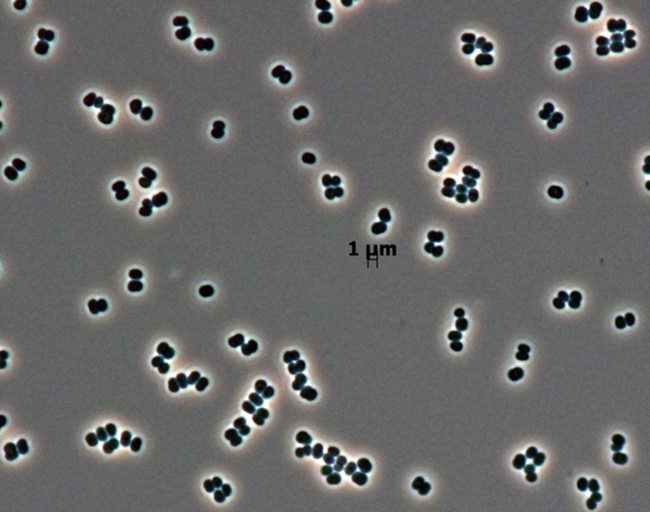
#> input picture segmentation/originals/PIA17369_hires.jpg, 1299 x 1024 px, found by its file name (shown at 1/2 size)
$ jupyter execute examples.ipynb   (shell and % lines are left out)   (older library calls are emulated)
#> lines starting #> are read from the running program, lines starting #| are printed output that depends on the picture; after the words box and inside, x2 and y2 are one past the last pixel; in counts of white or black regions, pixels touching at a corner belong together
# Exemples de segmentation

[cell 1]
from skimage.io import imread, imsave
from skimage.color import rgb2gray
from skimage.segmentation import slic
from skimage.segmentation import mark_boundaries
from skimage import img_as_ubyte
import matplotlib.pyplot as plt
import numpy as np
from sklearn.cluster import KMeans

## Thresholding

[NASA/JPL-Caltech](https://www.jpl.nasa.gov/spaceimages/details.php?id=PIA17369)

Bacterial cells of the recently discovered species Tersicoccus phoenicis, found in only two places: clean rooms in Florida and South America where spacecraft are assembled for launch. The monitoring provides an indication of what species might get into space aboard a spacecraft.

[cell 2]
# Load
f = imread('originals/PIA17369_hires.jpg')
#> f is the input picture: shape (1024, 1299, 3); mean R, G, B 105.4, 105.6, 105.1

# Formatting
f = rgb2gray(f)
#> f: shape (1024, 1299) float64
f = f[0:500, 0:500]
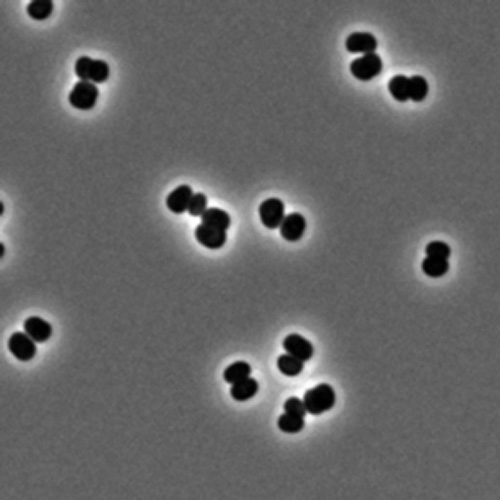
#> f: shape (500, 500) float64; min 0, max 1, mean 0.402
f = img_as_ubyte(f)
print("%s, [%d, %d]" % (f.dtype, f.min(), f.max()))
#| uint8, [0, 255]

# Histogram
plt.hist(f.ravel(), bins=256)
plt.show()
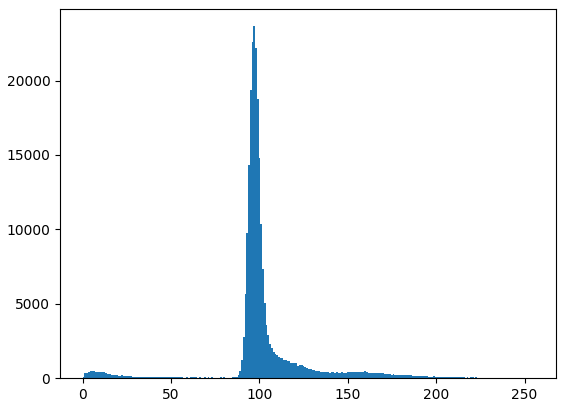
#> figure drawn by matplotlib, 1 panel; tallest bar 23651 high, from x = 96.62 to 97.62

# Threshold
g = (f<50) * 255
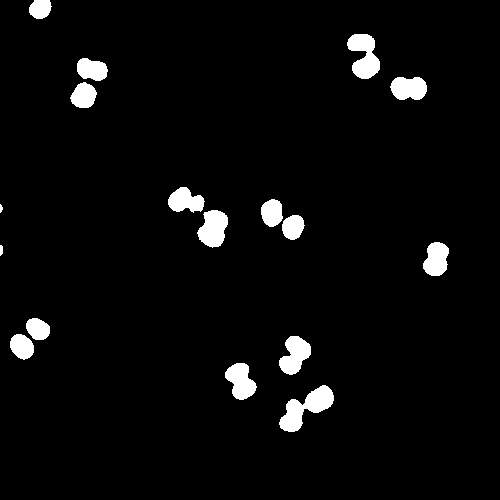
#> g: shape (500, 500) int64; 3.9% white; 17 white regions (1 under 20 px), largest, box (x1, y1, x2, y2) and area: (279, 385, 334, 432) 1169, (347, 34, 380, 79) 951, (197, 210, 228, 248) 830

# Display
fig, (ax1, ax2) = plt.subplots(1,2, figsize=(10,10))
ax1.imshow(f, cmap="gray")
ax1.set_xticks([])
ax1.set_yticks([])
ax2.imshow(g, cmap="gray")
ax2.set_xticks([])
ax2.set_yticks([])
plt.savefig("example-cells.png", bbox_inches="tight")
plt.show()

## K-means

Daisy

[cell 3]
# Load
f = imread('originals/daisy.png')
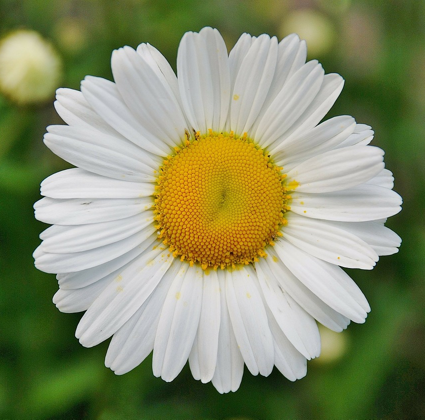
#> input picture segmentation/originals/daisy.png, 425 x 420 px, found by its file name
#> f is the input picture: shape (420, 425, 3); mean R, G, B 135.5, 142.1, 106.4

# Segmentation
# Source: https://scikit-learn.org/stable/auto_examples/cluster/plot_color_quantization.html#sphx-glr-auto-examples-cluster-plot-color-quantization-py
n_colors = 3

# Convert to floats instead of the default 8 bits integer coding. Dividing by
# 255 is important so that plt.imshow behaves works well on float data (need to
# be in the range [0-1])
f = np.array(f, dtype=np.float64) / 255

# Transform to a 2D numpy array
w, h, d = f.shape
#> w = 420; h = 425; d = 3
image_array = np.reshape(f, (w * h, d))

# Fitting model
kmeans = KMeans(n_clusters=n_colors, random_state=0).fit(image_array)

# Get labels
labels = kmeans.predict(image_array)

# Segmentation
codebook = kmeans.cluster_centers_
#> codebook = [[0.661, 0.537, 0.149], [0.772, 0.776, 0.76], [0.202, 0.305, 0.101]]
g = codebook[labels].reshape(w, h, -1)
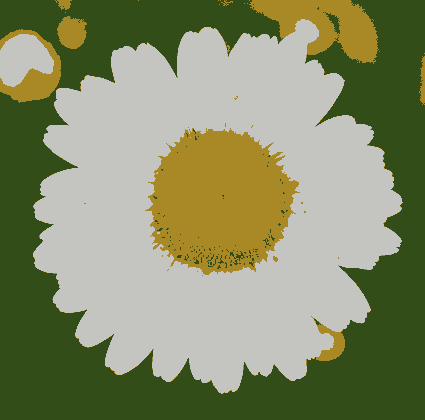
#> g: shape (420, 425, 3) float64; mean of channels 0, 1, 2 0.531, 0.557, 0.417; drawn as R, G, B
g = np.array(g*255, dtype=np.uint8)

# Display
fig, (ax1, ax2) = plt.subplots(1,2, figsize=(10,10))
ax1.imshow(f)
ax1.set_xticks([])
ax1.set_yticks([])
ax2.imshow(g)
ax2.set_xticks([])
ax2.set_yticks([])
plt.savefig("example-daisy.png", bbox_inches="tight")
plt.show()

## Region growing

Huang, Mei-Ling; Ling, Ting-Yu (2020), “Dataset of Breast mammography images with Masses”, Mendeley Data, V1, doi: 10.17632/x7bvzv6cvr.1
https://data.mendeley.com/datasets/x7bvzv6cvr/1

Region growing made with Gimp

[cell 4]
f = imread("example-mammo-img.png")
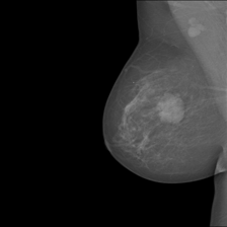
#> input picture segmentation/example-mammo-img.png, 227 x 227 px, found by its file name
#> f is the input picture: shape (227, 227); min 0, max 146, mean 34.4
g = imread("example-mammo-seg.png")
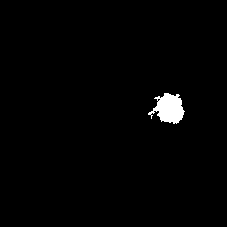
#> input picture segmentation/example-mammo-seg.png, 227 x 227 px, found by its file name
#> g is the input picture: shape (227, 227, 4); mean R, G, B, A 3.5, 3.5, 3.5, 255

# Display
fig, (ax1, ax2) = plt.subplots(1,2, figsize=(10,10))
ax1.imshow(f, cmap="gray")
ax1.set_xticks([])
ax1.set_yticks([])
ax2.imshow(g, cmap="gray")
ax2.set_xticks([])
ax2.set_yticks([])
plt.savefig("example-mammo.png", bbox_inches="tight")
plt.show()

## SLIC

ICube/Sertit

Image de la thèse de Tran Thanh Ngo.

[cell 5]
# Load
f = imread("originals/fiche16u_1.tif")
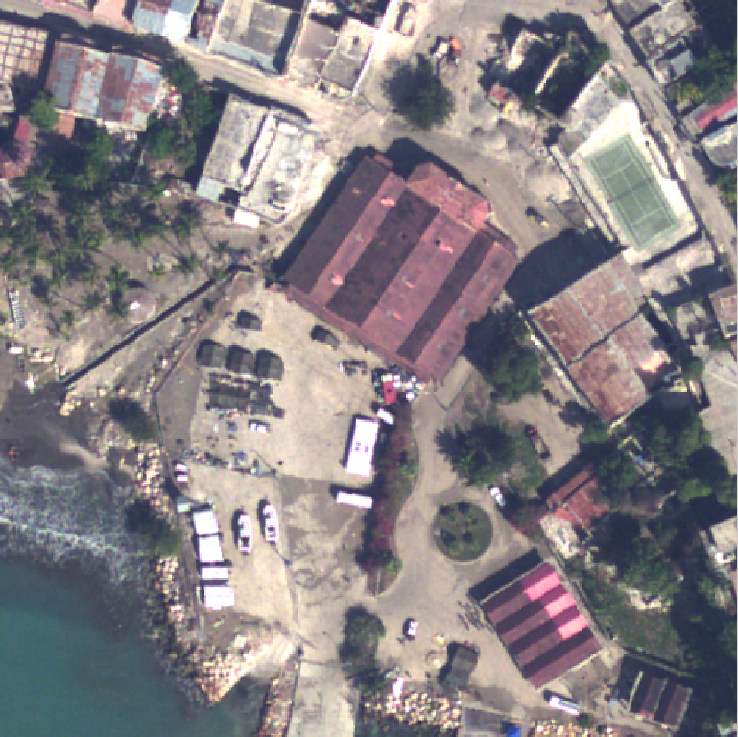
#> input picture segmentation/originals/fiche16u_1.tif, 738 x 737 px, found by its file name
#> f is the input picture: shape (737, 738, 3); mean R, G, B 135.2, 128.3, 131.7

# Formatting
f = f[100:500,300:700]
#> f: shape (400, 400, 3)

# SLIC
g = slic(f, n_segments=40, compactness=10)
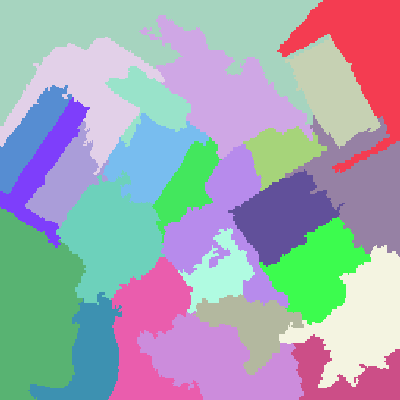
#> g: shape (400, 400) int64; 25 distinct labels, from 1 to 25; one colour per label, 0 black
h = mark_boundaries(f, g, color=(0,1,0), mode="inner")
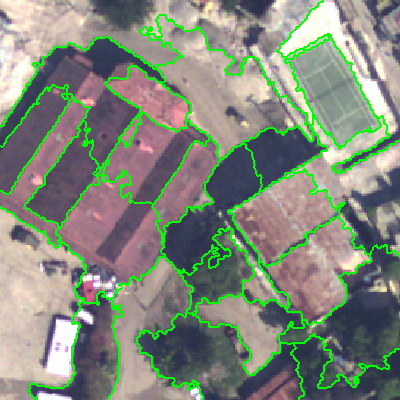
#> h: shape (400, 400, 3) float64; mean R, G, B 0.51, 0.541, 0.483

# Display
fig, (ax1, ax2) = plt.subplots(1,2, figsize=(10,10))
ax1.imshow(f)
ax1.set_xticks([])
ax1.set_yticks([])
ax2.imshow(h)
ax2.set_xticks([])
ax2.set_yticks([])
plt.savefig("example-haiti.png", bbox_inches="tight")
plt.show()
